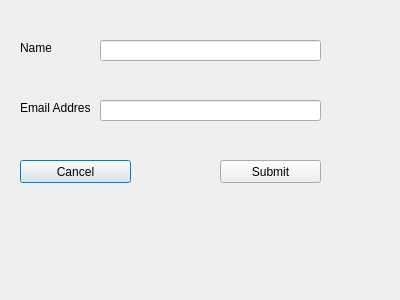
<?xml version="1.0" encoding="UTF-8"?>
<ui version="4.0">
 <class>Dialog</class>
 <widget class="QDialog" name="Dialog">
  <property name="geometry">
   <rect>
    <x>0</x>
    <y>0</y>
    <width>400</width>
    <height>300</height>
   </rect>
  </property>
  <property name="windowTitle">
   <string>Dialog</string>
  </property>
  <widget class="QLabel" name="label">
   <property name="geometry">
    <rect>
     <x>20</x>
     <y>40</y>
     <width>31</width>
     <height>16</height>
    </rect>
   </property>
   <property name="text">
    <string>Name</string>
   </property>
  </widget>
  <widget class="QLabel" name="label_2">
   <property name="geometry">
    <rect>
     <x>20</x>
     <y>100</y>
     <width>71</width>
     <height>16</height>
    </rect>
   </property>
   <property name="text">
    <string>Email Address</string>
   </property>
  </widget>
  <widget class="QLineEdit" name="lineEdit">
   <property name="geometry">
    <rect>
     <x>100</x>
     <y>40</y>
     <width>221</width>
     <height>21</height>
    </rect>
   </property>
  </widget>
  <widget class="QLineEdit" name="lineEdit_2">
   <property name="geometry">
    <rect>
     <x>100</x>
     <y>100</y>
     <width>221</width>
     <height>21</height>
    </rect>
   </property>
  </widget>
  <widget class="QPushButton" name="pushButton">
   <property name="geometry">
    <rect>
     <x>20</x>
     <y>160</y>
     <width>111</width>
     <height>23</height>
    </rect>
   </property>
   <property name="text">
    <string>Cancel</string>
   </property>
  </widget>
  <widget class="QPushButton" name="pushButton_2">
   <property name="geometry">
    <rect>
     <x>220</x>
     <y>160</y>
     <width>101</width>
     <height>23</height>
    </rect>
   </property>
   <property name="text">
    <string>Submit</string>
   </property>
  </widget>
  <widget class="QWidget" name="formLayoutWidget">
   <property name="geometry">
    <rect>
     <x>20</x>
     <y>40</y>
     <width>301</width>
     <height>141</height>
    </rect>
   </property>
   <layout class="QFormLayout" name="formLayout"/>
  </widget>
 </widget>
 <resources/>
 <connections/>
</ui>
